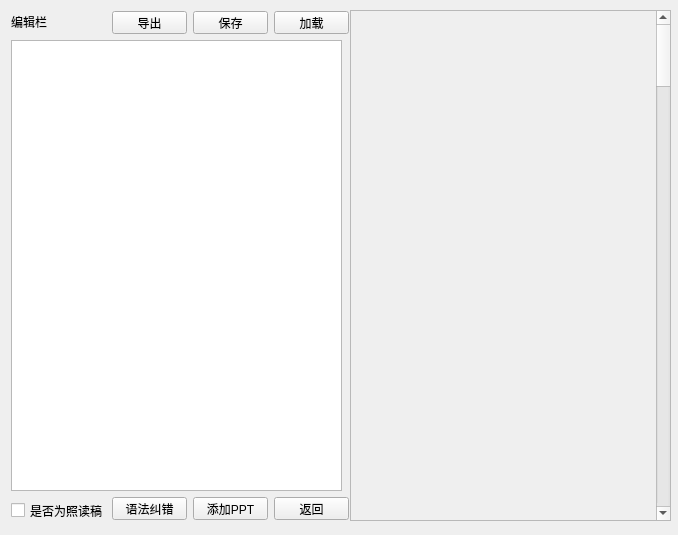
<?xml version="1.0" encoding="UTF-8"?>
<ui version="4.0">
 <class>Form</class>
 <widget class="QWidget" name="Form">
  <property name="geometry">
   <rect>
    <x>0</x>
    <y>0</y>
    <width>678</width>
    <height>535</height>
   </rect>
  </property>
  <property name="minimumSize">
   <size>
    <width>620</width>
    <height>535</height>
   </size>
  </property>
  <property name="windowTitle">
   <string>Form</string>
  </property>
  <widget class="QScrollArea" name="scrollArea">
   <property name="geometry">
    <rect>
     <x>350</x>
     <y>10</y>
     <width>321</width>
     <height>511</height>
    </rect>
   </property>
   <property name="minimumSize">
    <size>
     <width>281</width>
     <height>231</height>
    </size>
   </property>
   <property name="widgetResizable">
    <bool>true</bool>
   </property>
   <widget class="QWidget" name="scrollAreaWidgetContents">
    <property name="geometry">
     <rect>
      <x>0</x>
      <y>0</y>
      <width>302</width>
      <height>4000</height>
     </rect>
    </property>
    <property name="minimumSize">
     <size>
      <width>0</width>
      <height>4000</height>
     </size>
    </property>
    <widget class="QWidget" name="layoutWidget">
     <property name="geometry">
      <rect>
       <x>0</x>
       <y>0</y>
       <width>301</width>
       <height>791</height>
      </rect>
     </property>
     <layout class="QVBoxLayout" name="verticalLayout_2">
      <property name="sizeConstraint">
       <enum>QLayout::SetDefaultConstraint</enum>
      </property>
      <property name="topMargin">
       <number>0</number>
      </property>
      <property name="bottomMargin">
       <number>0</number>
      </property>
     </layout>
    </widget>
   </widget>
  </widget>
  <widget class="QCheckBox" name="IS_ZD">
   <property name="geometry">
    <rect>
     <x>11</x>
     <y>500</y>
     <width>95</width>
     <height>21</height>
    </rect>
   </property>
   <property name="text">
    <string>是否为照读稿</string>
   </property>
  </widget>
  <widget class="QPushButton" name="BACK">
   <property name="geometry">
    <rect>
     <x>274</x>
     <y>497</y>
     <width>75</width>
     <height>23</height>
    </rect>
   </property>
   <property name="text">
    <string>返回</string>
   </property>
  </widget>
  <widget class="QPushButton" name="SAVE">
   <property name="geometry">
    <rect>
     <x>193</x>
     <y>11</y>
     <width>75</width>
     <height>23</height>
    </rect>
   </property>
   <property name="text">
    <string>保存</string>
   </property>
  </widget>
  <widget class="QLabel" name="label">
   <property name="geometry">
    <rect>
     <x>11</x>
     <y>11</y>
     <width>71</width>
     <height>21</height>
    </rect>
   </property>
   <property name="text">
    <string>编辑栏</string>
   </property>
  </widget>
  <widget class="QPushButton" name="TEXT_CORRECTION">
   <property name="geometry">
    <rect>
     <x>112</x>
     <y>497</y>
     <width>75</width>
     <height>23</height>
    </rect>
   </property>
   <property name="text">
    <string>语法纠错</string>
   </property>
  </widget>
  <widget class="QPushButton" name="ADD_PPT">
   <property name="geometry">
    <rect>
     <x>193</x>
     <y>497</y>
     <width>75</width>
     <height>23</height>
    </rect>
   </property>
   <property name="text">
    <string>添加PPT</string>
   </property>
  </widget>
  <widget class="QPushButton" name="EXPORT">
   <property name="geometry">
    <rect>
     <x>112</x>
     <y>11</y>
     <width>75</width>
     <height>23</height>
    </rect>
   </property>
   <property name="text">
    <string>导出</string>
   </property>
  </widget>
  <widget class="QPushButton" name="LOAD">
   <property name="geometry">
    <rect>
     <x>274</x>
     <y>11</y>
     <width>75</width>
     <height>23</height>
    </rect>
   </property>
   <property name="text">
    <string>加载</string>
   </property>
  </widget>
  <widget class="QTextEdit" name="textEdit">
   <property name="geometry">
    <rect>
     <x>11</x>
     <y>40</y>
     <width>331</width>
     <height>451</height>
    </rect>
   </property>
   <property name="html">
    <string>&lt;!DOCTYPE HTML PUBLIC &quot;-//W3C//DTD HTML 4.0//EN&quot; &quot;http://www.w3.org/TR/REC-html40/strict.dtd&quot;&gt;
&lt;html&gt;&lt;head&gt;&lt;meta name=&quot;qrichtext&quot; content=&quot;1&quot; /&gt;&lt;style type=&quot;text/css&quot;&gt;
p, li { white-space: pre-wrap; }
&lt;/style&gt;&lt;/head&gt;&lt;body style=&quot; font-family:'SimSun'; font-size:9pt; font-weight:400; font-style:normal;&quot;&gt;
&lt;p style=&quot;-qt-paragraph-type:empty; margin-top:0px; margin-bottom:0px; margin-left:0px; margin-right:0px; -qt-block-indent:0; text-indent:0px;&quot;&gt;&lt;br /&gt;&lt;/p&gt;&lt;/body&gt;&lt;/html&gt;</string>
   </property>
  </widget>
 </widget>
 <resources/>
 <connections/>
</ui>
